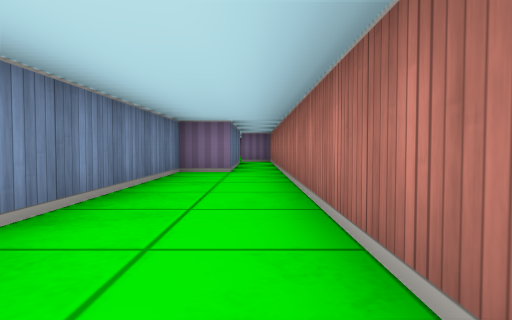
View 1 (above)

17 first-person views from a walk through a cub3D ray-caster map. The camera is about half as high as the walls, tilts 2° down and sees 75° across. The floor is counted in squares. Each view is taken from the middle of a square. On the plan, view 1 faces up. The plan holds only what a view shows up to about 9 squares ahead; the rest is blank.

View 2
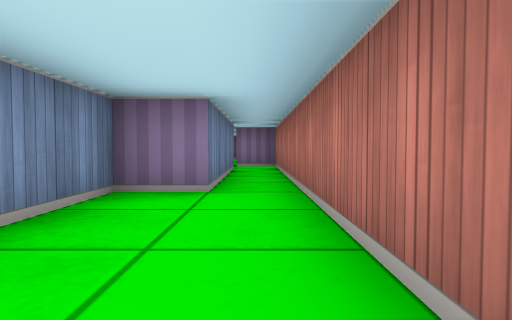

View 3
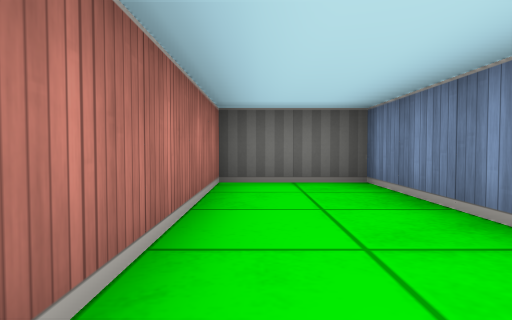

View 4
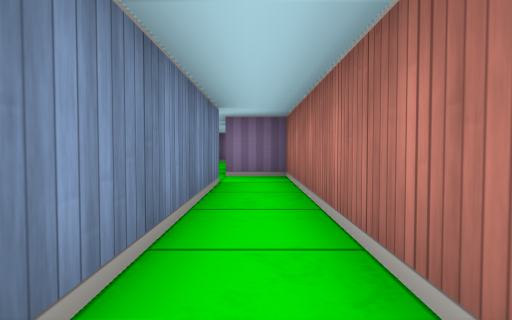

View 5
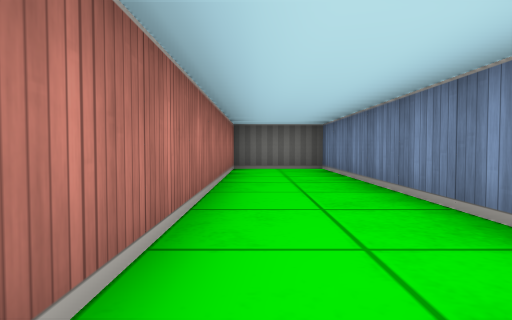

View 6
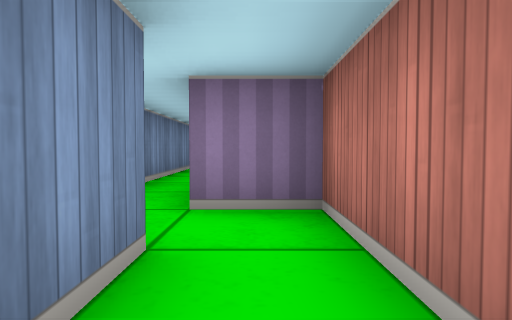

View 7
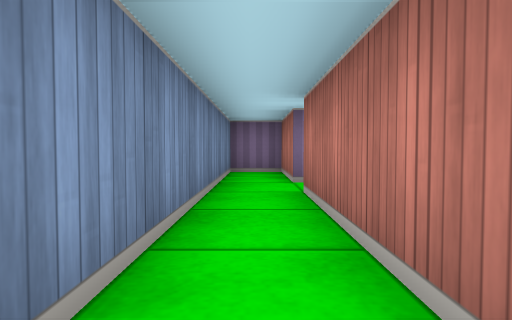

View 8
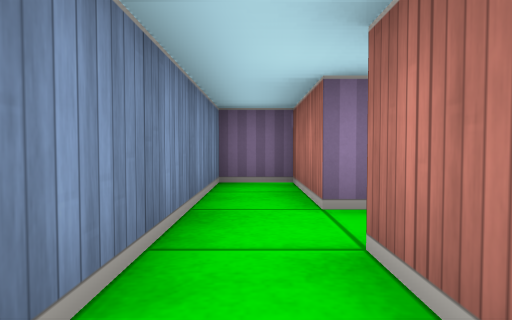

View 9
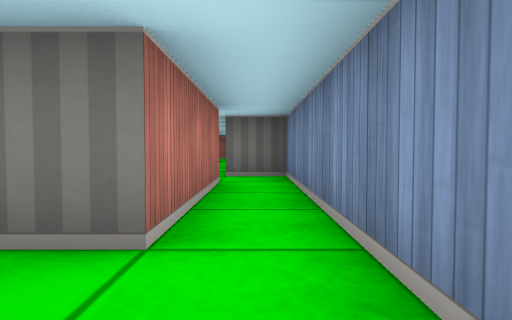

View 10
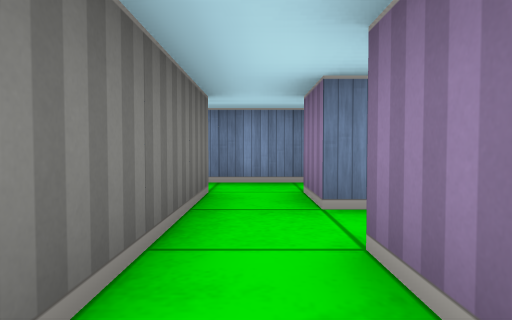

View 11
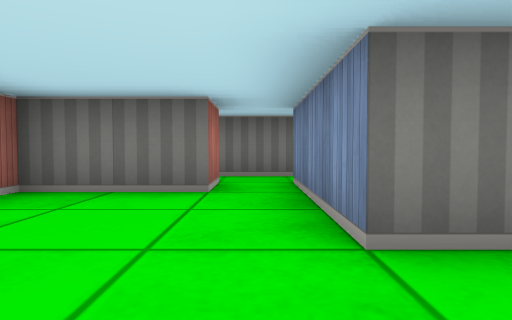

View 12
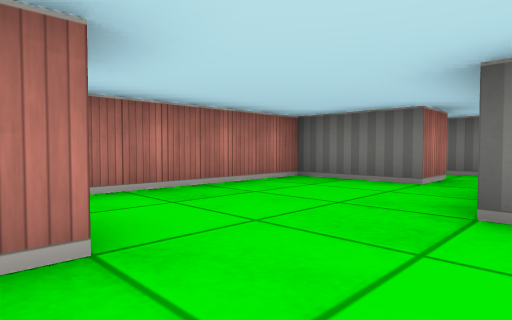

View 13
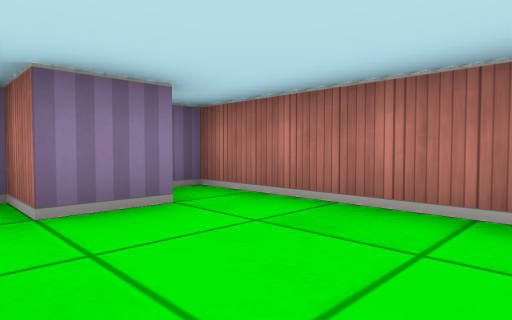

View 14
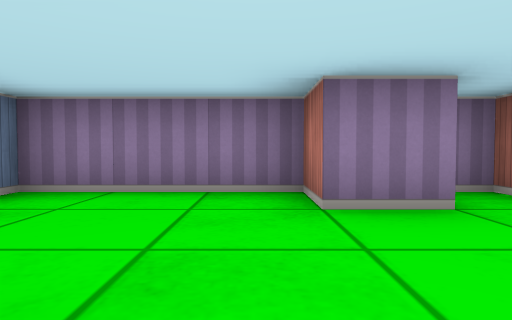

View 15
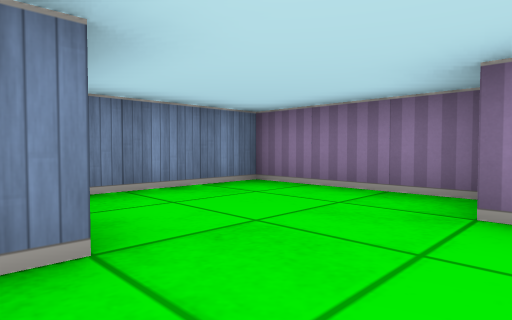

View 16
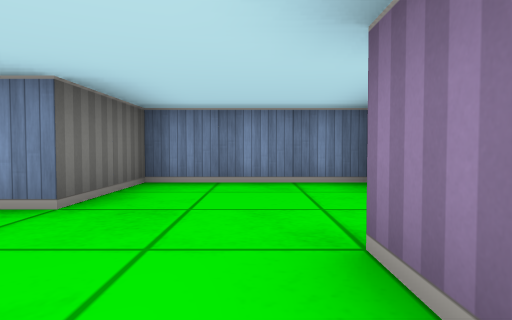

View 17
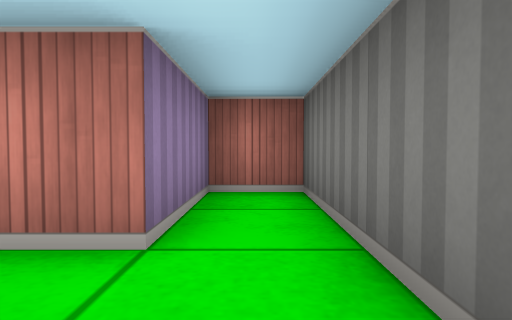

### Floor plan
Points are (right, up) in squares from view 1. A wall is a line through its corners. A room is listed if a view was taken in it or the views show most of it. See-through windows are left out.
Room 1 (views 1, 2, 3, 4)
walls: (-0.5, 6.5) (-1.5, 6.5) (-1.5, -0.5) (0.5, -0.5) (0.5, 6.5)
ways out: opening at (0, 7) to room 2
Room 2 (views 5, 6)
walls: (-0.5, 10.5) (-0.5, 6.5); (0.5, 6.5) (0.5, 11.5) (-0.5, 11.5)
ways out: opening at (0, 7) to room 1; opening at (0, 11) to room 3
Room 3 (views 7, 8, 9)
walls: (-0.5, 15.5) (-0.5, 17.5) (-1.5, 17.5) (-1.5, 10.5) (-0.5, 10.5); (-0.5, 11.5) (-0.5, 14.5)
ways out: opening at (0, 11) to room 2; opening at (0, 15) to room 4
Room 4 (views 10, 17)
walls: (-0.5, 14.5) (3.5, 14.5) (3.5, 15.5) (1.5, 15.5) (1.5, 16.5); (0.5, 16.5) (0.5, 15.5) (-0.5, 15.5)
ways out: opening at (0, 15) to room 3; opening at (1, 16) to room 5
Room 5 (views 11, 12, 13, 14, 15, 16)
walls: (2.6, 20.5) (1.5, 20.5) (1.5, 21.5) (-1.5, 21.5) (-1.5, 18.5) (0.5, 18.5) (0.5, 16.5); (1.5, 16.5) (3.5, 16.5) (3.5, 21.5) (3, 21.5)
ways out: opening at (1, 16) to room 4

Positions as (right, up) in squares from view 1, and headings:
1: (0, 0), facing up
2: (0, 3), facing up
3: (0, 4), facing down
4: (0, 6), facing up
5: (0, 7), facing down
6: (0, 9), facing up
7: (-1, 11), facing up
8: (-1, 13), facing up
9: (-1, 16), facing down
10: (3, 15), facing left
11: (1, 20), facing down
12: (0, 21), facing down-right
13: (1, 18), facing up-right
14: (1, 18), facing up
15: (2, 18), facing up-left
16: (3, 20), facing left
17: (0, 15), facing right
